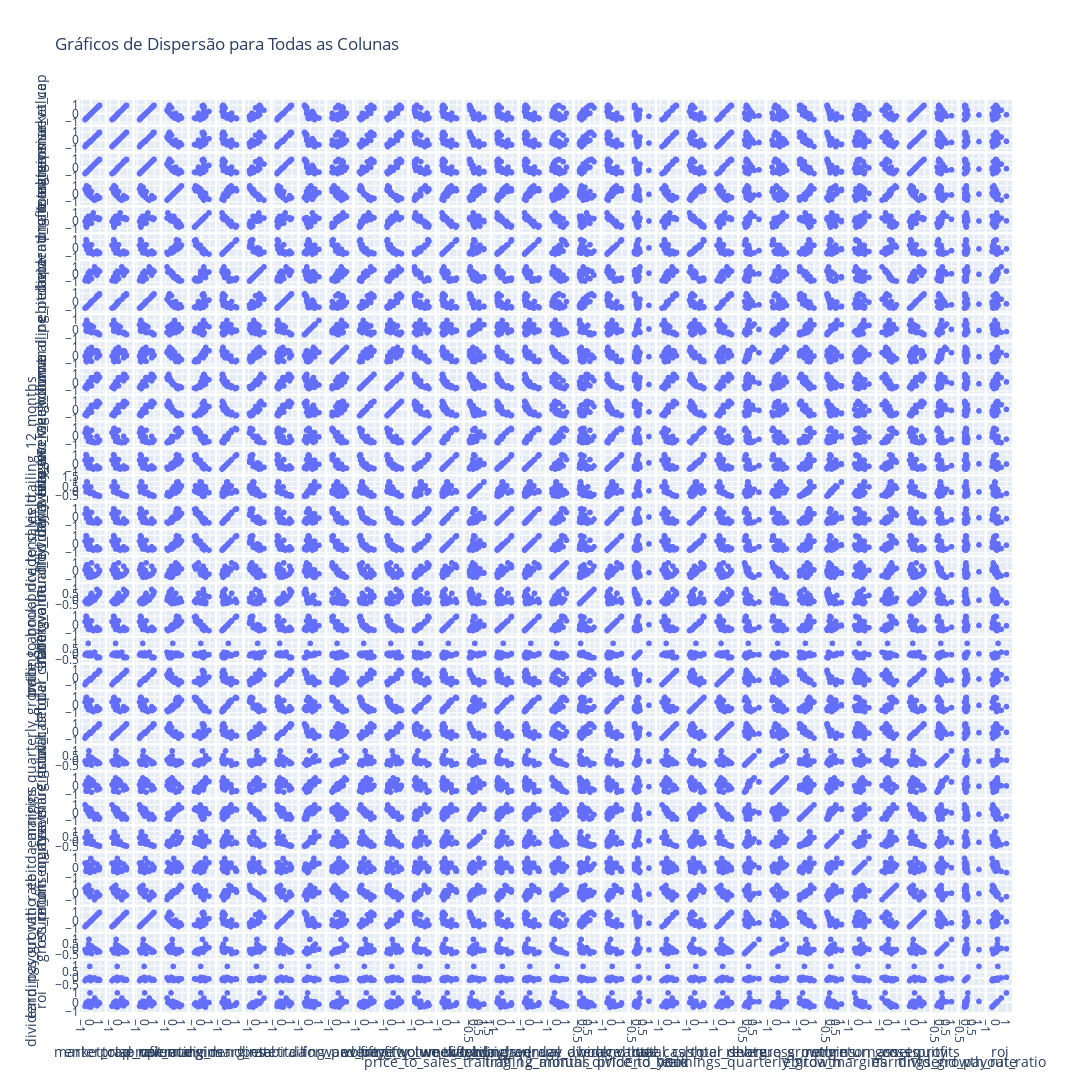

Source (notebook cell):
### Markdown cell above
#### Dispertion Matrix

### Code cell
columns = fundamentals_corr.columns

fig = px.scatter_matrix(fundamentals_corr, dimensions=columns, title='Gráficos de Dispersão para Todas as Colunas')

fig.update_layout(width=5000, height=5000)

fig.show()
